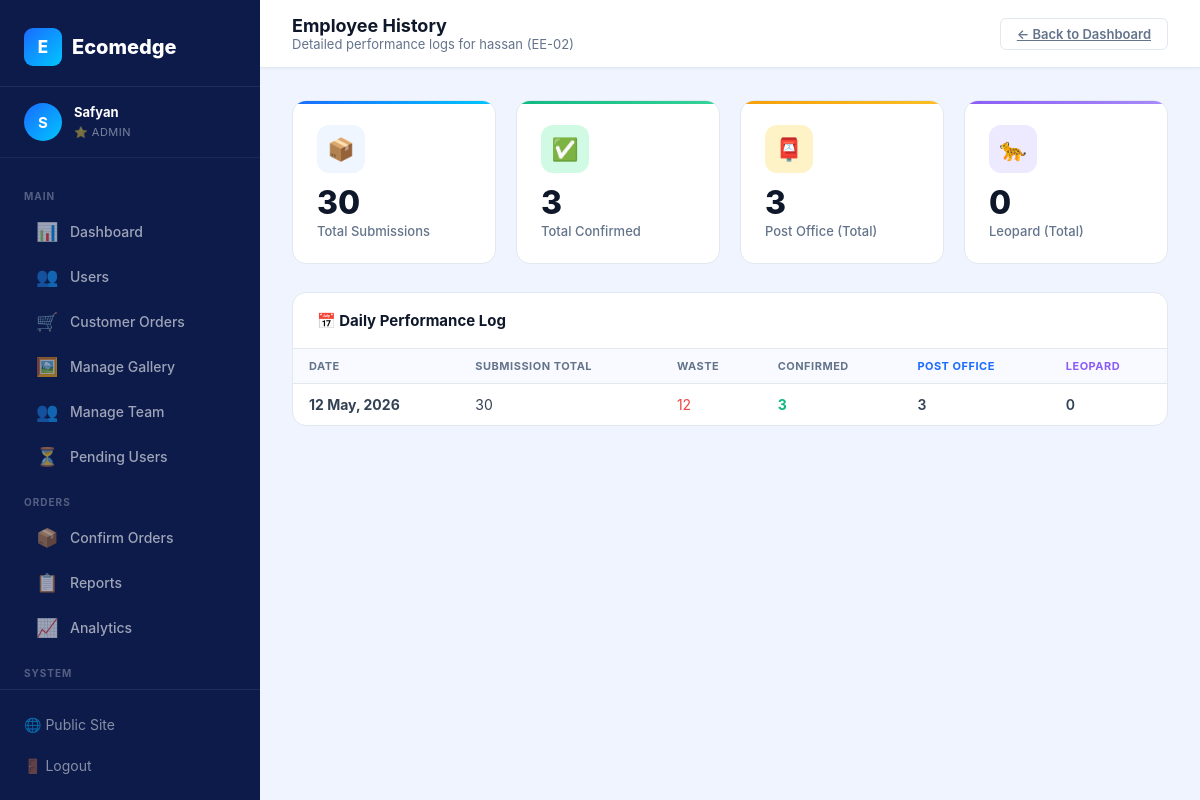
The app's page /dashboard/user_history.php?id=5 (signed in) with its own data.
### tables this page shows
CREATE TABLE `users` (
  `id` int(11) NOT NULL AUTO_INCREMENT,
  `name` varchar(100) NOT NULL,
  `email` varchar(150) NOT NULL,
  `password` varchar(255) NOT NULL,
  `employee_code` varchar(20) NOT NULL,
  `role` enum('admin','user') DEFAULT 'user',
  `status` enum('pending','approved','rejected') DEFAULT 'pending',
  `profile_image` varchar(255) DEFAULT NULL,
  `created_at` timestamp NOT NULL DEFAULT current_timestamp(),
  `updated_at` timestamp NOT NULL DEFAULT current_timestamp() ON UPDATE current_timestamp(),
  PRIMARY KEY (`id`),
  UNIQUE KEY `email` (`email`)
);

CREATE TABLE `reports` (
  `id` int(11) NOT NULL AUTO_INCREMENT,
  `user_id` int(11) NOT NULL,
  `total_orders` int(11) NOT NULL DEFAULT 0,
  `waste_orders` int(11) NOT NULL DEFAULT 0,
  `confirmed_orders` int(11) NOT NULL DEFAULT 0,
  `report_date` date NOT NULL,
  `notes` text DEFAULT NULL,
  `created_at` timestamp NOT NULL DEFAULT current_timestamp(),
  `post_office_orders` int(11) NOT NULL DEFAULT 0,
  `leopard_orders` int(11) NOT NULL DEFAULT 0,
  PRIMARY KEY (`id`),
  KEY `user_id` (`user_id`),
  CONSTRAINT `reports_ibfk_1` FOREIGN KEY (`user_id`) REFERENCES `users` (`id`) ON DELETE CASCADE
);

### dashboard/user_history.php (the view, shortened to what this page needs)
<?php
$db = getDB();
$targetUid = (int)($_GET['id'] ?? 0);
$userRes = $db->query("SELECT * FROM users WHERE id = $targetUid");
$user = $userRes->fetch_assoc();
$allTimeStats = $db->query("
    SELECT
        SUM(total_orders) as total,
        SUM(waste_orders) as waste,
        SUM(confirmed_orders) as confirmed,
        SUM(post_office_orders) as po,
        SUM(leopard_orders) as leo
    FROM reports
    WHERE user_id = $targetUid
")->fetch_assoc();
$historyRes = $db->query("
    SELECT * FROM reports
    WHERE user_id = $targetUid
    ORDER BY report_date DESC
");
$history = $historyRes->fetch_all(MYSQLI_ASSOC);
?>
<!DOCTYPE html>
<html lang="en">
<head>
    <link rel="stylesheet" href="../assets/css/dashboard.css">
    <link rel="stylesheet" href="https://cdnjs.cloudflare.com/ajax/libs/font-awesome/6.4.0/css/all.min.css">
</head>
<body class="dash-body">
    <?php include 'includes/sidebar.php'; ?>
    <div class="main-content">
        <header class="topbar">
            <div class="topbar-left">
                <h2>Employee History</h2>
                <p>Detailed performance logs for <?= htmlspecialchars($user['name']) ?> (<?= $user['employee_code'] ?>)</p>
            </div>
            <div class="topbar-right">
                <a href="index.php" class="filter-btn">← Back to Dashboard</a>
            </div>
        </header>
        <div class="page-body">
            <div class="cards-grid">
                <div class="dash-card blue">
                    <div class="card-icon blue">📦</div>
                    <div class="card-val"><?= number_format($allTimeStats['total'] ?? 0) ?></div>
                    <div class="card-label">Total Submissions</div>
                </div>
                <div class="dash-card green">
                    <div class="card-icon green">✅</div>
                    <div class="card-val"><?= number_format($allTimeStats['confirmed'] ?? 0) ?></div>
                    <div class="card-label">Total Confirmed</div>
                </div>
                <div class="dash-card orange">
                    <div class="card-icon orange">📮</div>
                    <div class="card-val"><?= number_format($allTimeStats['po'] ?? 0) ?></div>
                    <div class="card-label">Post Office (Total)</div>
                </div>
                <div class="dash-card purple">
                    <div class="card-icon purple">🐆</div>
                    <div class="card-val"><?= number_format($allTimeStats['leo'] ?? 0) ?></div>
                    <div class="card-label">Leopard (Total)</div>
                </div>
            </div>
            <div class="dash-panel">
                <div class="panel-header">
                    <h3>📅 Daily Performance Log</h3>
                </div>
                <div class="panel-body" style="padding:0">
                    <table class="dash-table">
                        <thead>
                            <tr>
                                <th>Date</th>
                                <th>Submission Total</th>
                                <th>Waste</th>
                                <th>Confirmed</th>
                                <th style="color:#1a6bff">Post Office</th>
                                <th style="color:#8b5cf6">Leopard</th>
                            </tr>
                        </thead>
                        <tbody>
                            <?php if (empty($history)): ?>
                                <tr><td colspan="6" style="text-align:center; padding:40px;">No reports found for this employee.</td></tr>
                            <?php else: ?>
                                <?php foreach ($history as $rep): ?>
                                <tr>
                                    <td><strong><?= date('d M, Y', strtotime($rep['report_date'])) ?></strong></td>
                                    <td><?= $rep['total_orders'] ?></td>
                                    <td style="color:#ef4444"><?= $rep['waste_orders'] ?></td>
                                    <td style="color:#10b981; font-weight:700"><?= $rep['confirmed_orders'] ?></td>
                                    <td style="font-weight:600"><?= $rep['post_office_orders'] ?></td>
                                    <td style="font-weight:600"><?= $rep['leopard_orders'] ?></td>
                                </tr>
                                <?php endforeach; ?>
                            <?php endif; ?>
                        </tbody>
                    </table>
                </div>
            </div>
        </div>
    </div>
</body>
</html>

### assets/css/dashboard.css (style rules this page uses)
* { margin:0; padding:0; box-sizing:border-box; }
body.dash-body { font-family: 'Inter', sans-serif; background: #f0f4ff; display: flex; min-height: 100vh; color: #0f172a; }
.main-content { margin-left: 260px; flex: 1; display: flex; flex-direction: column; min-height: 100vh; }
.topbar { background: white; padding: 0 32px; height: 68px; display: flex; align-items: center; justify-content: space-between; border-bottom: 1px solid #e2e8f0; position: sticky; top: 0; z-index: 50; box-shadow: 0 1px 3px rgba(0,0,0,0.04); }
.topbar-left h2 { font-size: 18px; font-weight: 700; color: #0f172a; }
.topbar-left p { font-size: 13px; color: #64748b; }
.topbar-right { display: flex; align-items: center; gap: 16px; }
.page-body { padding: 32px; flex: 1; }
.cards-grid { display: grid; grid-template-columns: repeat(4, 1fr); gap: 20px; margin-bottom: 28px; }
.dash-card { background: white; border-radius: 14px; padding: 24px; border: 1px solid #e2e8f0; transition: all 0.25s; position: relative; overflow: hidden; }
.dash-card::before { content: ''; position: absolute; top: 0; left: 0; right: 0; height: 3px; }
.dash-card.blue::before { background: linear-gradient(90deg, #1a6bff, #00c6ff); }
.dash-card.green::before { background: linear-gradient(90deg, #10b981, #34d399); }
.dash-card.purple::before { background: linear-gradient(90deg, #8b5cf6, #a78bfa); }
.dash-card.orange::before { background: linear-gradient(90deg, #f59e0b, #fbbf24); }
.card-icon { width: 48px; height: 48px; border-radius: 12px; display: flex; align-items: center; justify-content: center; font-size: 22px; margin-bottom: 14px; }
.card-icon.blue { background: #eff6ff; }
.card-icon.green { background: #d1fae5; }
.card-icon.purple { background: #ede9fe; }
.card-icon.orange { background: #fef3c7; }
.card-val { font-size: 32px; font-weight: 800; color: #0f172a; line-height: 1; margin-bottom: 4px; }
.card-label { font-size: 13px; color: #64748b; font-weight: 500; }
.dash-panel { background: white; border-radius: 14px; border: 1px solid #e2e8f0; overflow: hidden; margin-bottom: 24px; }
.panel-header { padding: 18px 24px; border-bottom: 1px solid #e2e8f0; display: flex; align-items: center; justify-content: space-between; }
.panel-header h3 { font-size: 15px; font-weight: 700; color: #0f172a; }
.panel-body { padding: 24px; }
.dash-table { width: 100%; border-collapse: collapse; }
.dash-table th { text-align: left; padding: 10px 16px; font-size: 11px; font-weight: 700; color: #64748b; text-transform: uppercase; letter-spacing: 0.5px; background: #f8faff; border-bottom: 1px solid #e2e8f0; }
.dash-table td { padding: 12px 16px; font-size: 14px; color: #334155; border-bottom: 1px solid #f0f4ff; }
.dash-table tr:last-child td { border-bottom: none; }
.filter-btn { padding: 7px 16px; border-radius: 6px; font-size: 13px; font-weight: 600; border: 1.5px solid #e2e8f0; background: white; color: #64748b; cursor: pointer; transition: all 0.2s; }

### records on screen
users: name "hassan", employee_code "EE-02"
reports: report_date "12 May, 2026", total_orders "30", waste_orders "12", confirmed_orders "3", post_office_orders "3", leopard_orders "0"

### other values on screen
$initial "S"
$name "Safyan"
$allTimeStats['total'] "30"
$allTimeStats['confirmed'] "3"
$allTimeStats['po'] "3"
$allTimeStats['leo'] "0"
